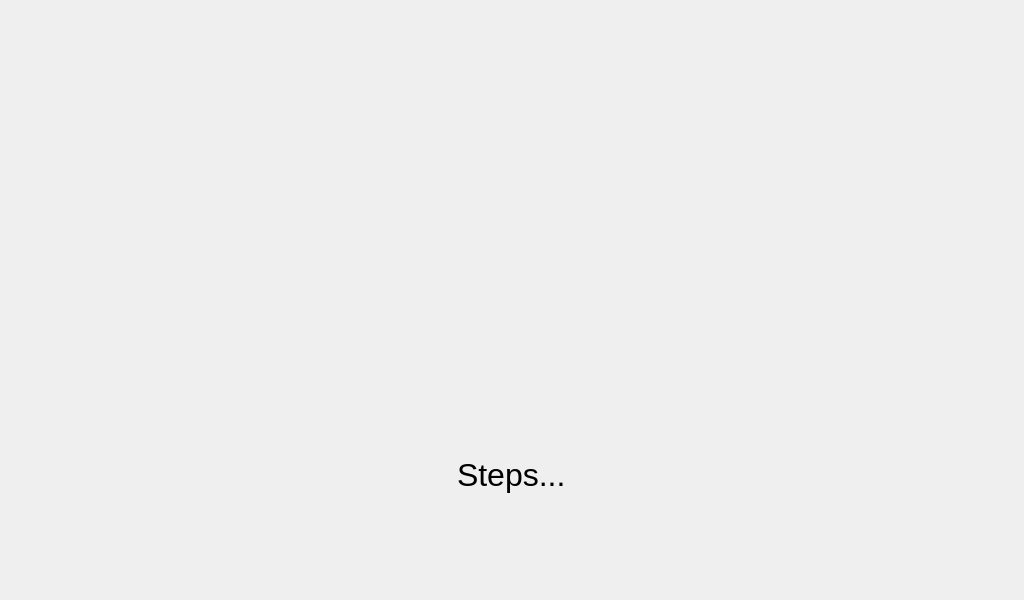
<?xml version="1.0" encoding="UTF-8"?>
<ui version="4.0">
 <class>Loading</class>
 <widget class="QDialog" name="Loading">
  <property name="geometry">
   <rect>
    <x>0</x>
    <y>0</y>
    <width>1024</width>
    <height>600</height>
   </rect>
  </property>
  <property name="windowTitle">
   <string>Dialog</string>
  </property>
  <widget class="QLabel" name="glass">
   <property name="geometry">
    <rect>
     <x>450</x>
     <y>170</y>
     <width>100</width>
     <height>125</height>
    </rect>
   </property>
   <property name="styleSheet">
    <string notr="true">border-image: url(:/Logo/glass.gif) 0 0 0 0 stretch stretch;</string>
   </property>
   <property name="text">
    <string/>
   </property>
  </widget>
  <widget class="QLabel" name="conveyor">
   <property name="geometry">
    <rect>
     <x>256</x>
     <y>295</y>
     <width>512</width>
     <height>100</height>
    </rect>
   </property>
   <property name="styleSheet">
    <string notr="true">border-image: url(:/Logo/conveyor.gif) 0 0 0 0 stretch stretch;</string>
   </property>
   <property name="text">
    <string/>
   </property>
  </widget>
  <widget class="QLineEdit" name="step">
   <property name="geometry">
    <rect>
     <x>0</x>
     <y>440</y>
     <width>1024</width>
     <height>70</height>
    </rect>
   </property>
   <property name="font">
    <font>
     <pointsize>24</pointsize>
    </font>
   </property>
   <property name="styleSheet">
    <string notr="true">background: transparent;</string>
   </property>
   <property name="text">
    <string>Steps...</string>
   </property>
   <property name="frame">
    <bool>false</bool>
   </property>
   <property name="alignment">
    <set>Qt::AlignCenter</set>
   </property>
   <property name="readOnly">
    <bool>true</bool>
   </property>
  </widget>
 </widget>
 <resources>
  <include location="../../images/resources.qrc"/>
 </resources>
 <connections/>
</ui>
